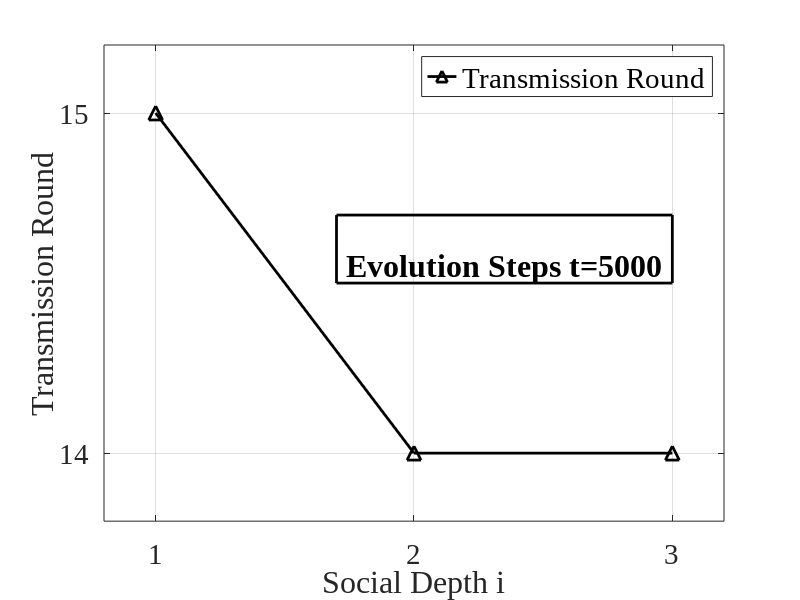
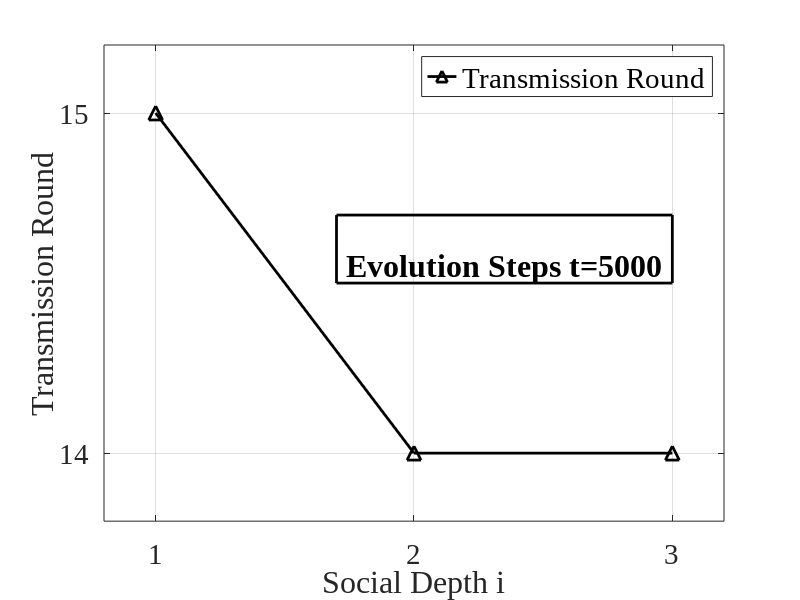
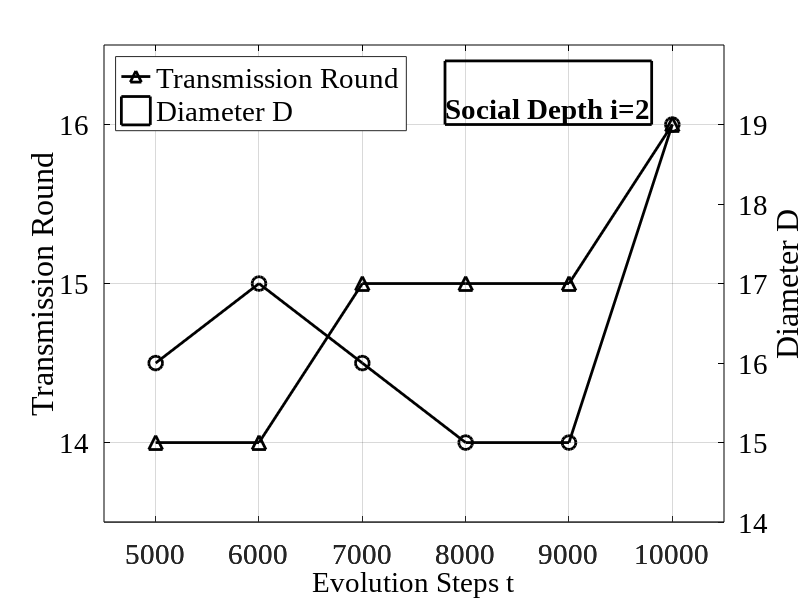
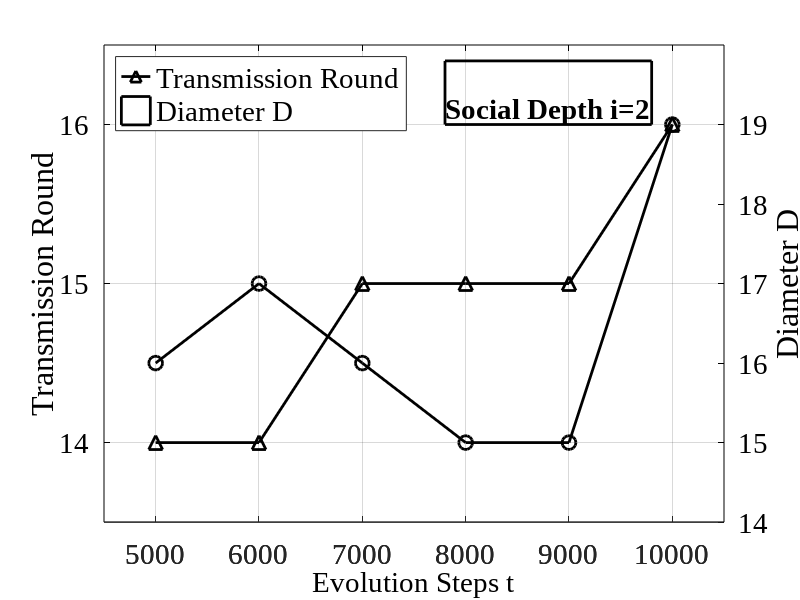

MATLAB code for these plots, in order:
flag=2;
x=[1,2,3];
if flag==1
    y=[13 12 12];    
elseif flag==2
    y=[15 14 14];
elseif flag==3
    y=[16 15 14];
end
pic1=plot(x,y,'k','marker','^','markersize',10,'markeredgecolor','k','linewidth',2);
grid on;
axis([min(x)-0.2 max(x)+0.2 min(y)-0.2 max(y)+0.2]);
xlabel('Social Depth i','FontName','Times New Roman','FontSize',21);
ylabel('Transmission Round','FontName','Times New Roman','FontSize',21);
if flag==3
    title('Evolution Steps t=5000','FontName','Times New Roman','FontSize',21,'position',[1.7,14.1]);
    rectangle('position',[1.05 14.1 1.3 0.35],'linewidth',2);
    set(gcf,'position',[200,200,750,330]);
elseif flag==2
    title('Evolution Steps t=5000','FontName','Times New Roman','FontSize',21,'position',[2.35,14.5]);
    rectangle('position',[1.7 14.5 1.3 0.2],'linewidth',2);
    set(gcf,'position',[200,200,750,330]);
elseif flag==1
    title('Evolution Steps t=5000','FontName','Times New Roman','FontSize',21,'position',[2.35,12.5]);
    rectangle('position',[1.7 12.5 1.3 0.2],'linewidth',2);
    set(gcf,'position',[200,200,750,330]);
end
set(gca,'xtick',[1 2 3]);
set(gca,'ytick',[10:16]);
set(gca,'FontName','Times New Roman','fontsize',21);
legend({'Transmission Round'},'location','northeast','FontName','Times New Roman','FontSize',21);
if flag==1
    print(1,'-deps','evolution_steps=5000.eps');
    print(1,'-dpng','evolution_steps=5000.png');
elseif flag==2
    print(1,'-deps','gwevolution_steps=5000.eps');
    print(1,'-dpng','gwevolution_steps=5000.png');
elseif flag==3
    print(1,'-deps','bkevolution_steps=5000.eps');
    print(1,'-dpng','bkevolution_steps=5000.png');
end

x=[5000,6000,7000,8000,9000,10000];
if flag==1
    y=[12 13 13 13 13 14];
    z=[5 5 5 5 5 5];
elseif flag==2
    y=[14 14 15 15 15 16];
    z=[16 17 16 15 15 19];
elseif flag==3
    y=[15 15 15 15 15 15];
    z=[18 18 18 17 17 17];
end
[pic2,line1,line2]=plotyy(x,y,x,z);
grid on;
set(pic2(1),'ylim',[min(y)-0.5 max(y)+0.5],'ycolor','k','ytick',[5:19]);
set(pic2(2),'ylim',[min(z)-1 max(z)+1],'ycolor','k','ytick',[5:19]);
set(pic2,'xlim',[4500 10500]);
set(line1,'linestyle','-','color','k','marker','^','markersize',10,'markeredgecolor','k','linewidth',2);
set(line2,'linestyle','-','color','k','marker','o','markersize',10,'markeredgecolor','k','linewidth',2);
set(get(pic2(1),'ylabel'),'string','Transmission Round','FontName','Times New Roman','FontSize',21);
set(get(pic2(2),'ylabel'),'string','Diameter D','rotation',90,'FontName','Times New Roman','FontSize',21);
set(gca,'xcolor','k');
set(gca,'ycolor','k');
set(pic2(1),'FontName','Times New Roman','fontsize',21);
set(pic2(2),'FontName','Times New Roman','fontsize',21);
xlabel('Evolution Steps t','FontName','Times New Roman','FontSize',21);
if flag==3
    set(gcf,'position',[200,200,750,330]);
    title('Social Depth i=2','FontName','Times New Roman','FontSize',21,'position',[9000,15.2]);
    rectangle('position',[8000 15.2 2000 0.15],'linewidth',2);
    legend({'Transmission Round','Diameter D'},'location','southwest','FontName','Times New Roman','FontSize',21);
elseif flag==2
    set(gcf,'position',[200,200,750,330]);
    title('Social Depth i=2','FontName','Times New Roman','FontSize',21,'position',[8800,16]);
    rectangle('position',[7800 16 2000 0.4],'linewidth',2);
    legend({'Transmission Round','Diameter D'},'location','northwest','FontName','Times New Roman','FontSize',21);
elseif flag==1
    set(gcf,'position',[200,200,750,330]);
    title('Social Depth i=2','FontName','Times New Roman','FontSize',21,'position',[5700,13.5]);
    rectangle('position',[4700 13.5 2000 0.3],'linewidth',2);
    legend({'Transmission Round','Diameter D'},'location','southeast','FontName','Times New Roman','FontSize',21);
end
set(gca,'xtick',[5000 6000 7000 8000 9000 10000]);
if flag==1
    print(1,'-deps','social_depth=2.eps');
    print(1,'-dpng','social_depth=2.png');
elseif flag==2
    print(1,'-deps','gwsocial_depth=2.eps');
    print(1,'-dpng','gwsocial_depth=2.png');
elseif flag==3
    print(1,'-deps','bksocial_depth=2.eps');
    print(1,'-dpng','bksocial_depth=2.png');
end